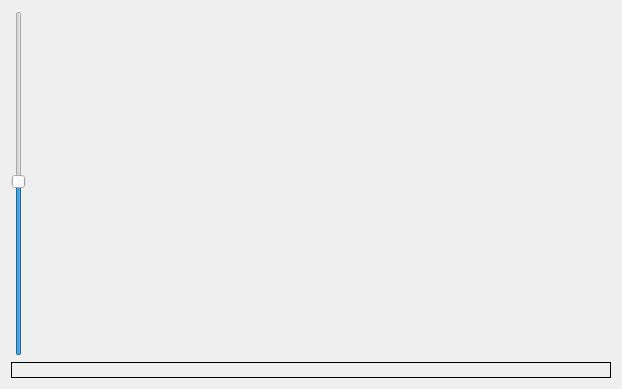
<?xml version="1.0" encoding="UTF-8"?>
<ui version="4.0">
 <class>new_cw</class>
 <widget class="QWidget" name="new_cw">
  <property name="geometry">
   <rect>
    <x>0</x>
    <y>0</y>
    <width>622</width>
    <height>389</height>
   </rect>
  </property>
  <property name="windowTitle">
   <string>cw decoder</string>
  </property>
  <layout class="QVBoxLayout" name="verticalLayout">
   <item>
    <layout class="QHBoxLayout" name="horizontalLayout">
     <item>
      <widget class="QSlider" name="amplitudeSlider">
       <property name="sliderPosition">
        <number>50</number>
       </property>
       <property name="orientation">
        <enum>Qt::Vertical</enum>
       </property>
      </widget>
     </item>
     <item>
      <widget class="QwtPlot" name="cwScope">
       <property name="maximumSize">
        <size>
         <width>16777215</width>
         <height>301</height>
        </size>
       </property>
      </widget>
     </item>
    </layout>
   </item>
   <item>
    <widget class="QLabel" name="cwTextBox">
     <property name="frameShape">
      <enum>QFrame::Panel</enum>
     </property>
     <property name="text">
      <string/>
     </property>
    </widget>
   </item>
  </layout>
 </widget>
 <customwidgets>
  <customwidget>
   <class>QwtPlot</class>
   <extends>QFrame</extends>
   <header>qwt_plot.h</header>
  </customwidget>
 </customwidgets>
 <resources/>
 <connections/>
</ui>
